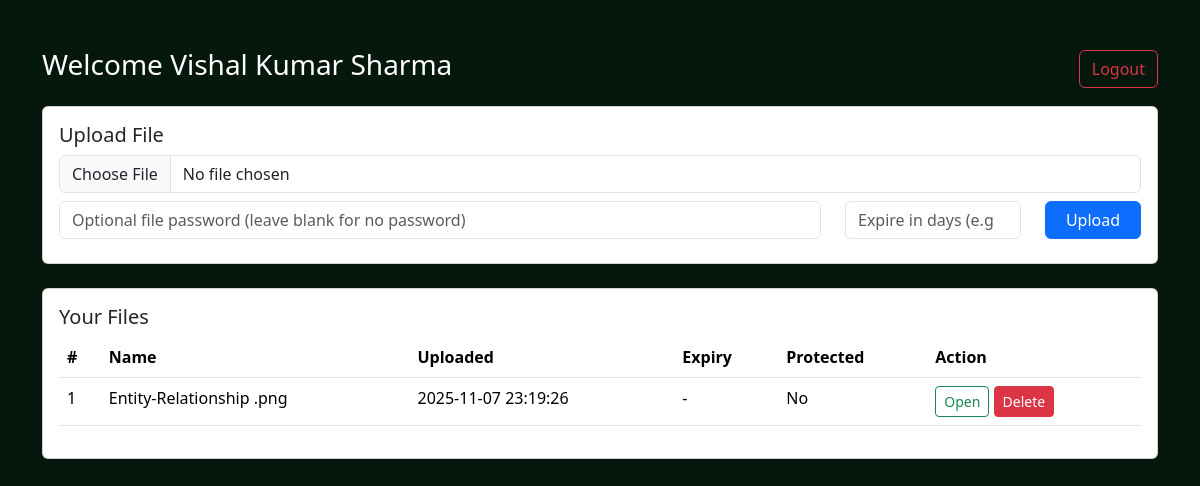
Page /home (signed in) on the committed database.
### app.py (models this page shows, shortened)
class User(db.Model):
    id = db.Column(db.Integer, primary_key=True)
    first_name = db.Column(db.String(120), nullable=False)
    last_name = db.Column(db.String(120), nullable=False)
    email = db.Column(db.String(200), unique=True, nullable=False)
    password_hash = db.Column(db.String(300), nullable=False)
    verified = db.Column(db.Boolean, default=False)
    verify_code = db.Column(db.String(10), nullable=True)
    verify_expiry = db.Column(db.DateTime, nullable=True)
    created_at = db.Column(db.DateTime, default=datetime.datetime.utcnow)

class File(db.Model):
    id = db.Column(db.Integer, primary_key=True)
    filename = db.Column(db.String(300), nullable=False)
    saved_as = db.Column(db.String(300), nullable=False)
    uploaded_at = db.Column(db.DateTime, default=datetime.datetime.utcnow)
    user_id = db.Column(db.Integer, db.ForeignKey('user.id'), nullable=False)
    password_hash = db.Column(db.String(300), nullable=True)  # optional file password
    expiry_date = db.Column(db.DateTime, nullable=True)

### app.py (the view)
@app.route('/home')
def home():
    if 'user_id' not in session:
        flash('Please login first', 'warning')
        return redirect(url_for('login'))
    user = User.query.get(session['user_id'])
    files = File.query.filter_by(user_id=user.id).order_by(File.uploaded_at.desc()).all()
    now = datetime.datetime.utcnow()
    files = [f for f in files if not f.expiry_date or f.expiry_date > now]
    return render_template('index.html', user=user, files=files)

### templates/index.html (shortened to what this page needs)
<!doctype html>
<html>
<head>
  <link href="https://cdn.jsdelivr.net/npm/bootstrap@5.3.2/dist/css/bootstrap.min.css" rel="stylesheet">
</head>
<body>
  <div class="container py-5">
    <div class="d-flex justify-content-between align-items-center mb-3">
      <h3 style="color: white;">Welcome {{ user.first_name }} {{ user.last_name }}</h3>
      <div>
        <a class="btn btn-outline-danger" href="/logout">Logout</a>
      </div>
    </div>
    <div class="card mb-4 p-3">
      <h5>Upload File</h5>
      <form method="post" action="/upload" enctype="multipart/form-data">
        <div class="mb-2">
          <input type="file" name="file" class="form-control" required>
        </div>
        <div class="mb-2 row">
          <div class="col">
            <input type="text" name="file_password" class="form-control" placeholder="Optional file password (leave blank for no password)">
          </div>
          <div class="col" style="max-width:200px">
            <input type="number" name="expire_days" class="form-control" placeholder="Expire in days (e.g. 7)">
          </div>
          <div class="col" style="max-width:120px">
            <button class="btn btn-primary w-100" type="submit">Upload</button>
          </div>
        </div>
      </form>
    </div>
    <div class="card p-3">
      <h5>Your Files</h5>
      {% if files %}
        <table class="table">
          <thead><tr><th>#</th><th>Name</th><th>Uploaded</th><th>Expiry</th><th>Protected</th><th>Action</th></tr></thead>
          <tbody>
            {% for f in files %}
              <tr>
                <td>{{ loop.index }}</td>
                <td>{{ f.filename }}</td>
                <td>{{ f.uploaded_at.strftime('%Y-%m-%d %H:%M:%S') }}</td>
                <td>{% if f.expiry_date %}{{ f.expiry_date.strftime('%Y-%m-%d') }}{% else %}-{% endif %}</td>
                <td>{% if f.password_hash %}Yes{% else %}No{% endif %}</td>
                <td>
                  <a class="btn btn-sm btn-outline-success" href="/file/{{ f.id }}">Open</a>
                  <form method="post" action="/delete/{{ f.id }}" style="display:inline" onsubmit="return confirm('Delete file?')">
                    <button class="btn btn-sm btn-danger" type="submit">Delete</button>
                  </form>
                </td>
              </tr>
            {% endfor %}
          </tbody>
        </table>
      {% else %}
        <p>No files uploaded yet.</p>
      {% endif %}
    </div>
  </div>
</body>
</html>

### templates/index.html (style rules this page uses)
body { background-color: #06170d; background-image: url("https://www.transparenttextures.com/patterns/wet-snow.png"); }

### rows in the picture
User: first_name "Vishal Kumar", last_name "Sharma"
File: filename "Entity-Relationship .png", uploaded_at "2025-11-07 23:19:26", shows "No"
